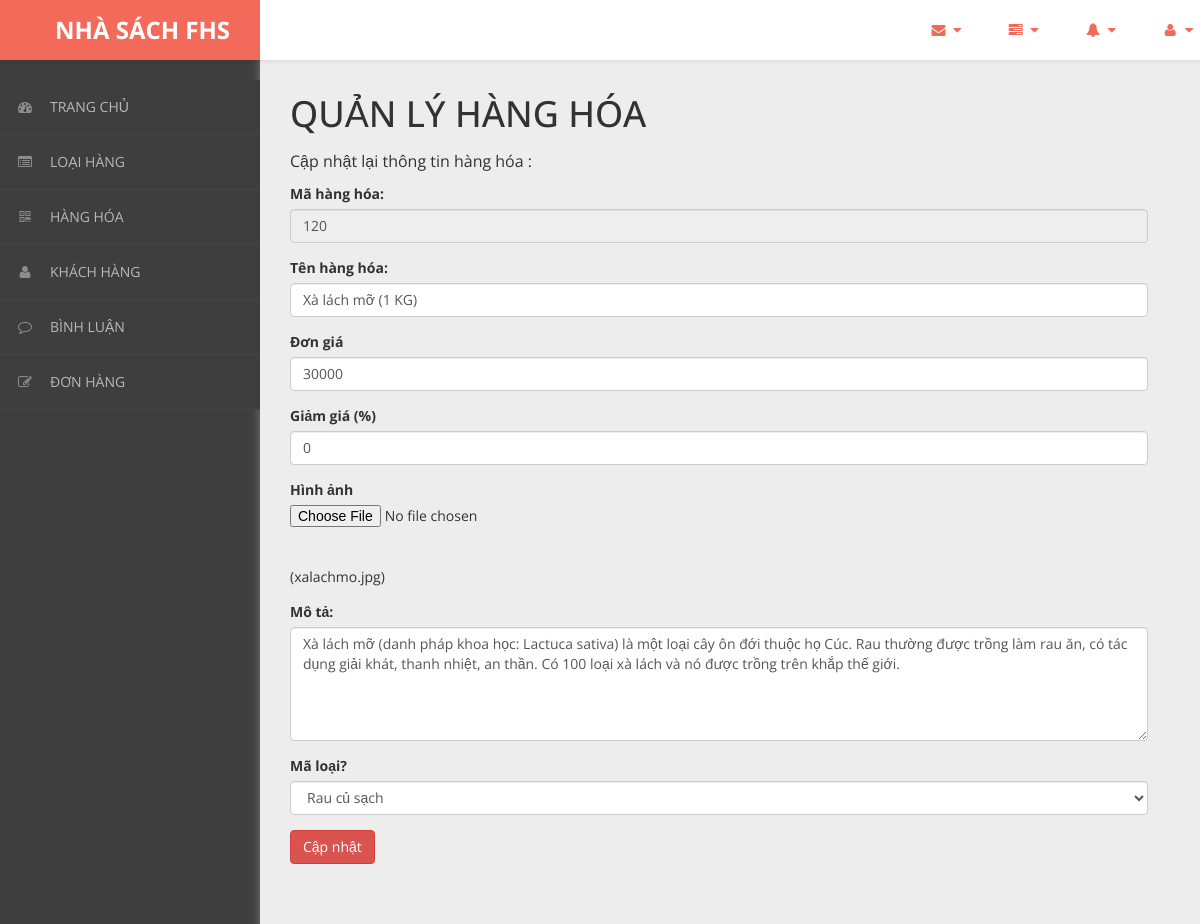
/admin/content/hang-hoa/hang-hoa-update.php?ma_hh=120, run on the app's committed database.
### tables this page shows
CREATE TABLE `hang_hoa` (
  `ma_hh` int(11) NOT NULL,
  `ten_hh` varchar(150) NOT NULL,
  `hinh` varchar(50) NOT NULL,
  `don_gia` int(11) NOT NULL,
  `giam_gia` int(11) NOT NULL,
  `mo_ta` varchar(1000) NOT NULL,
  `ma_loai` int(11) NOT NULL
);

### admin/dao/pdo.php (called while the page is built, shortened)
<?php
    function pdo_get_connection(){
        $pdo = new PDO("mysql:host=localhost;dbname=staffcoffee",'root','');
        $pdo->setAttribute(PDO::ATTR_ERRMODE, PDO::ERRMODE_EXCEPTION);
        return $pdo;
    }
    function pdo_query($sql){
        $sql_args = array_slice(func_get_args(),1);
        try{
            $conn = pdo_get_connection();
            $stmt = $conn ->prepare($sql);
            $stmt -> execute($sql_args);
            $rows = $stmt -> fetchAll();
            return $rows;
        }catch(PDOException $e){
            throw $e;
        }finally{
            unset($conn);
        }
    }
    function pdo_query_one($sql){
        $sql_args = array_slice(func_get_args(),1);
        try{
            $conn = pdo_get_connection();
            $stmt = $conn ->prepare($sql);
            $stmt -> execute($sql_args);
            $row = $stmt -> fetch();
            return $row;
        }catch(PDOException $e){
            throw $e;
        }finally{
            unset($conn);
        }
    }
    ?>

### admin/dao/hang-hoa.php (called while the page is built, shortened)
<?php
    require_once ('pdo.php');
    require_once ('loai-hang.php');
    function hang_hoa_select_by_id($ma_hh){
        $sql = "SELECT * FROM hang_hoa WHERE ma_hh=?";
        return pdo_query_one($sql,$ma_hh);
    }
?>

### admin/dao/loai-hang.php (called while the page is built, shortened)
<?php
    require_once ('pdo.php');
    function loai_hang_select_all(){
        $sql = "SELECT * FROM loai_hang ORDER BY ma_loai DESC";
        return pdo_query($sql);
    }
?>

### admin/content/hang-hoa/hang-hoa-update.php (the view, shortened to what this page needs)
<!DOCTYPE html>
<html xmlns="http://www.w3.org/1999/xhtml">
<head>
    <link href="../../../css/admin/css/bootstrap.css" rel="stylesheet" />
    <link href="../../../css/admin/css/font-awesome.css" rel="stylesheet" />
    <link href="../../../css/admin/css/custom-styles.css" rel="stylesheet" />
</head>
<body>
    <div id="wrapper">
        <nav class="navbar navbar-default top-navbar" role="navigation">
            <div class="navbar-header">
                <a class="navbar-brand" href="../../../../RauCuQuaOrganica/trang-chinh/"><strong style = "margin-left: 40px;">NHÀ SÁCH FHS</strong></a>
            </div>
            <ul class="nav navbar-top-links navbar-right">
                <li class="dropdown">
                    <a class="dropdown-toggle" data-toggle="dropdown" href="#" aria-expanded="false">
                        <i class="fa fa-envelope fa-fw"></i> <i class="fa fa-caret-down"></i>
                    </a>
                </li>
                <li class="dropdown">
                    <a class="dropdown-toggle" data-toggle="dropdown" href="#" aria-expanded="false">
                        <i class="fa fa-tasks fa-fw"></i> <i class="fa fa-caret-down"></i>
                    </a>
                </li>
                <li class="dropdown">
                    <a class="dropdown-toggle" data-toggle="dropdown" href="#" aria-expanded="false">
                        <i class="fa fa-bell fa-fw"></i> <i class="fa fa-caret-down"></i>
                    </a>
                </li>
                <li class="dropdown">
                    <a class="dropdown-toggle" data-toggle="dropdown" href="#" aria-expanded="false">
                        <i class="fa fa-user fa-fw"></i> <i class="fa fa-caret-down"></i>
                    </a>
                </li>
            </ul>
        </nav>
        <nav class="navbar-default navbar-side" role="navigation">
            <div class="sidebar-collapse">
                <ul class="nav" id="main-menu">
                    <li>
                        <a href="../thong-ke/thong-ke-list.php"><i class="fa fa-dashboard"></i>TRANG CHỦ</a>
                    </li>
                    <li>
                        <a href="../loai-hang/loai-hang-list.php"><i class="fa fa-list-alt" aria-hidden="true"></i>LOẠI HÀNG</a>
                    </li>
                    <li>
                        <a href="../hang-hoa/hang-hoa-list.php"><i class="fa fa-qrcode"></i>HÀNG HÓA</a>
                    </li>
                    <li>
                        <a href="../khach-hang/khach-hang-list.php"><i class="fa fa-user"></i>KHÁCH HÀNG</a>
                    </li>
                    <li>
                        <a href="../binh-luan/binh-luan-list.php"><i class="fa fa-comment-o" aria-hidden="true"></i>BÌNH LUẬN</a>
                    </li>
                    <li>
                        <a href="../hoa-don/hoa-don-list.php"><i class="fa fa-edit"></i>ĐƠN HÀNG</a>
                    </li>
                </ul>
            </div>
        </nav>
        <div id="page-wrapper">
		  <div class="header">
                        <div class="page-header">
                            <h1>QUẢN LÝ HÀNG HÓA</h1>
                            <p>Cập nhật lại thông tin hàng hóa :</p>
                            <?php
                                require_once ('../../dao/hang-hoa.php');
                                require_once ('../../dao/loai-hang.php');
                                extract($_REQUEST);
                                $item = hang_hoa_select_by_id($ma_hh);
                                extract($item);
                                extract($_REQUEST);
                            ?>
                            <form action="" method="post" enctype="multipart/form-data">
                            <div class="form-group">
                            <label for="">Mã hàng hóa:</label>
                            <input type="text" class="form-control" id="ma_hh" name="ma_hh"
                                placeholder="Nhập tên hàng hóa ..."
                                value = <?=$ma_hh?> readonly>
                            </div>
                            <div class="form-group">
                            <label for="">Tên hàng hóa:</label>
                            <input type="text" class="form-control" id="ten_hh" name="ten_hh"
                                placeholder="Nhập tên hàng hóa ..."
                                value = "<?=$ten_hh?>" >
                            </div>
                            <div class="form-group">
                            <label for="">Đơn giá</label>
                            <input type="number" class="form-control" id="don_gia" name="don_gia" min="0" max="99999999"
                                placeholder="Nhập đơn giá ..."
                                value = "<?=$don_gia?>">
                            </div>
                            <div class="form-group">
                            <label for="">Giảm giá (%)</label>
                            <input type="number" class="form-control" id="giam_gia" name="giam_gia" min="0" max="100"
                                placeholder="Nhập giảm giá"
                                value="<?=$giam_gia?>">
                            </div>
                            <div class="form-group">
                            <label for="">Hình ảnh</label>
                            <input type="file" class="form-control-file border" name="hinh">
                            <input name="hinh" type="hidden" value="<?=$hinh?>"><br>
                            <img src="../../assets/images/products/<?=$hinh?>" alt="" style="width:80px"><br>
                            (<?=$hinh?>)
                            </div>
                            <div class="form-group">
                            <label for="">Mô tả:</label>
                            <textarea class="form-control" rows="5" id="mo_ta" name="mo_ta"
                                placeholder="Mô tả hàng hóa ..."><?=$mo_ta?></textarea>
                            </div>
                            <div class="form-group">
                            <label for="">Mã loại?</label>
                            <select name="ma_loai" class=form-control>
                                            <?php
                                                $loai_select_list = loai_hang_select_all();
                                                foreach ($loai_select_list as $loai) {
                                                    if($loai['ma_loai'] == $ma_loai){
                                                        echo '<option selected value="'.$loai['ma_loai'].'">'.$loai['ten_loai'].'</option>';
                                                    }
                                                    else{
                                                        echo '<option value="'.$loai['ma_loai'].'">'.$loai['ten_loai'].'</option>';
                                                    }
                                                }
                                            ?>
                            </select>
                            </div>
                            <button type="submit" name="btn_update" class="btn btn-danger">Cập nhật</button>
                        </form>
                        </div>
		</div>
            </div>
        </div>
</body>
</html>

### css/admin/css/custom-styles.css (style rules this page uses)
body { font-family: 'Open Sans', sans-serif; background: #3E3E3E; }
#wrapper { width: 100%; }
#page-wrapper { padding: 15px 15px; min-height: 600px; background: #EDEDED; }
h1, .h1, h2, .h2, h3, .h3 { margin-top: 7px; margin-bottom: -5px; }
p { font-size:16px; line-height:25px; padding-top:20px; }
.navbar-side { z-index: 0; }
.navbar-side .nav > li > a > i { color: #8C8C8C;padding: 8px;width: 30px;text-align: center; }
.top-navbar { position: fixed; width: 100%; z-index: 300; -webkit-box-shadow: 0 3px 3px rgba(0, 0, 0, 0.05); -moz-box-shadow: 0 3px 3px rgba(0, 0, 0, 0.05); box-shadow: 0 3px 3px rgba(0, 0, 0, 0.05); }
.navbar-side { z-index: 1; position: fixed; width: 260px; top: 80px; }
#page-wrapper { position: relative; top: 55px; box-shadow: 0 0 10px #757575; -moz-box-shadow: 0 0 10px #757575; -webkit-box-shadow: 0 0 10px #757575; }
.page-header { margin: 0;border-bottom: 1px solid transparent;text-align: left;background-color: rgb(237, 237, 237);padding: 32px 22px 32px 0;color: #323232; }
.header { margin: 0 30px; }
.top-navbar { margin:0px; }
.top-navbar .navbar-brand { color: #fff;width: 260px;text-align: left;height: 60px;font-size: 24px;font-weight: 700;line-height: 30px;background: #F36A5A; }
.top-navbar .nav > li { position: relative; display: inline-block; margin: 0px; padding: 0px; }
.top-navbar .nav > li > a { position: relative; display: block; padding: 20px;color: #FFFFFF; margin: 0px; }
.sidebar-collapse , .sidebar-collapse .nav { background:none; }
.sidebar-collapse .nav { padding:0; }
.sidebar-collapse .nav > li > a { color: #B8B8B8; background:transparent; text-shadow:none; font-size: 14px; }
.sidebar-collapse > .nav > li > a { padding: 12px 10px; }
.sidebar-collapse > .nav > li { border-bottom: 1px solid rgba(107, 108, 109, 0.19); }
.navbar-side { border:none; background: #3E3E3E; }
.top-navbar { background: #FFFFFF; border-bottom:none; }
.top-navbar .nav > li > a > i { margin-right: 2px; }
.navbar-default { border:0px solid black; }
.navbar-header { background: transparent; }
.nav > li > a > i { margin-right:10px; color: rgb(243, 106, 90); }
@media (min-width:768px) { #page-wrapper { margin: 0 0 0 260px; padding: 0; min-height: 1200px; } }
@media (min-width:768px) { .navbar-side { width: 260px; z-index: 1; } }
@media (min-width:768px) { .navbar { border-radius: 0px; } }

### data on the page
hang_hoa: ten_hh "Xà lách mỡ (1 KG)", don_gia "30000", giam_gia "0", hinh "xalachmo.jpg", mo_ta "Xà lách mỡ (danh pháp khoa học: Lactuca sativa) là một loại cây ôn đới thuộc họ Cúc. Rau thường được trồng làm rau ăn, có tác dụng giải khát, thanh nhiệt, an thần. Có 100 loại xà lách và nó được trồng trên khắp thế giới."

### other printed values
form field ma_loai "Rau củ sạch"
